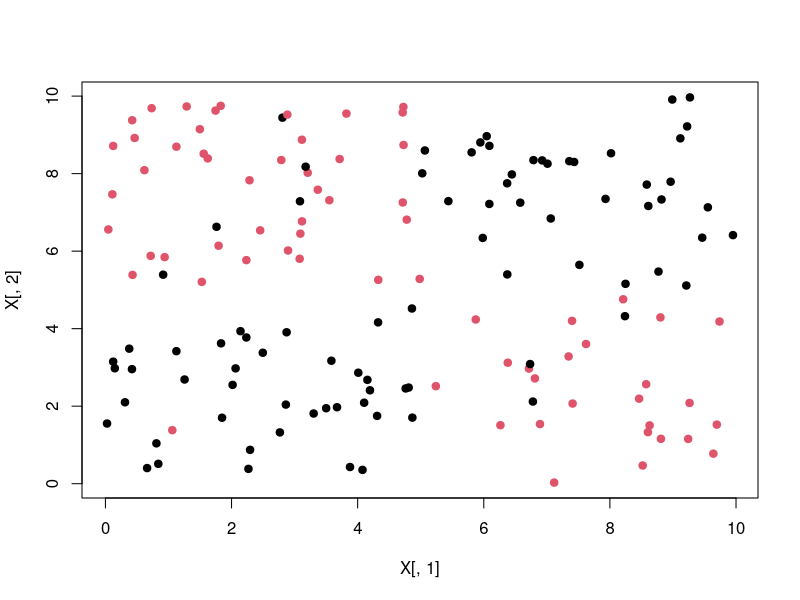
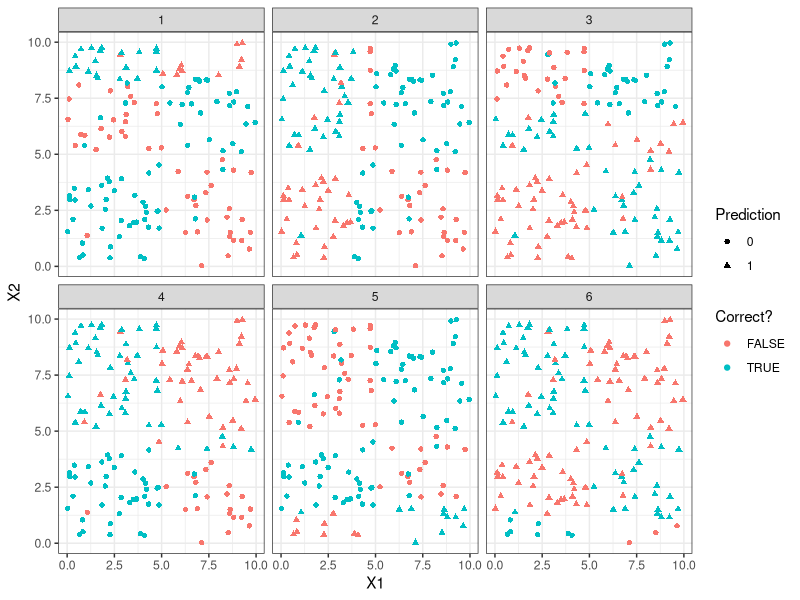
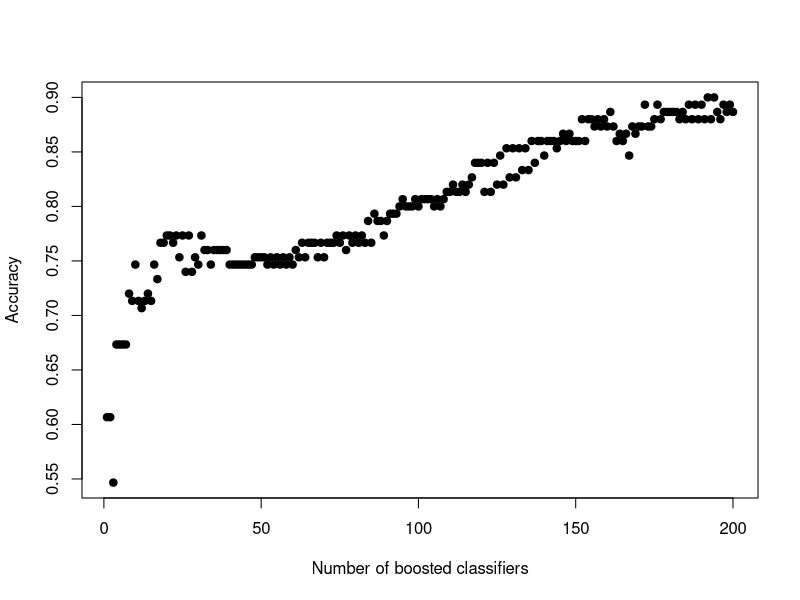
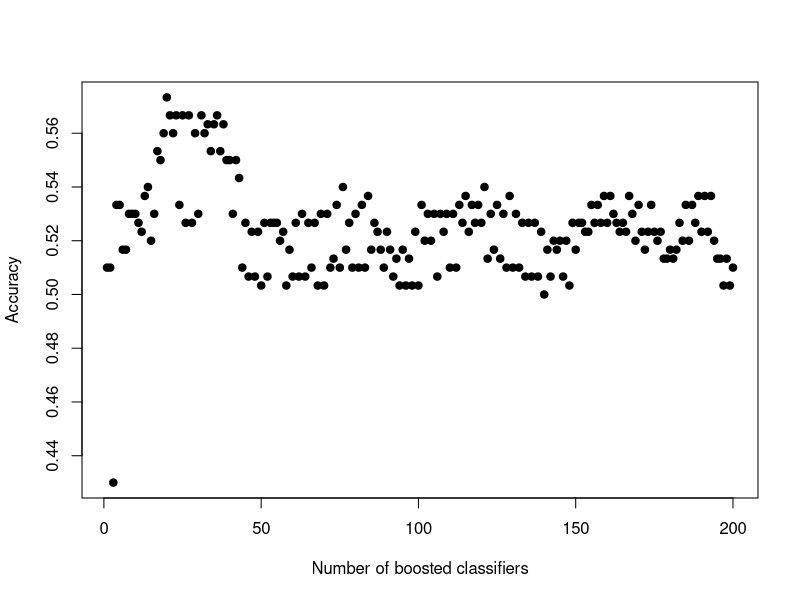

Generate these figures, in order, with R:
## ---- chunk 1
knitr::opts_chunk$set(echo = TRUE)
## ---- chunk 2
misclass_error <- function(observed, predicted, weights) {
  sum(weights * ifelse(observed == predicted, 0, 1))
}
## ---- chunk 3
## Ignore the details of this code! It just finds the split with the best misclassification error.
best_split <- function(X, Y, weights) {
  best_col <- 1
  best_split <- NA
  best_error <- Inf
  best_left_predict <- 0
  best_right_predict <- 0
  
  for (col in 1:ncol(X)) {
    for (val in unique(X[, col])) {
      left_idxs <- X[, col] < val
      
      if (sum(left_idxs) == 0 || sum(left_idxs) == nrow(X)) {
        ## This would put 0 data points on one side and all on the other;
        ## skip this option.
        next
      }
      
      left_ys <- Y[left_idxs]
      left_weights <- weights[left_idxs]
      right_ys <- Y[!left_idxs]
      right_weights <- weights[!left_idxs]
      
      left_predict <- if (sum(left_ys * left_weights) > 0.5 * sum(left_weights)) { 1 } else { 0 }
      right_predict <- if (sum(right_ys * right_weights) > 0.5 * sum(right_weights)) { 1 } else { 0 }
      
      this_error <- (misclass_error(left_ys, left_predict, left_weights) +
                       misclass_error(right_ys, right_predict, right_weights))
      
      if (this_error < best_error) {
        best_error <- this_error
        best_col <- col
        best_split <- val
        best_left_predict <- left_predict
        best_right_predict <- right_predict
      }
    }
  }
  
  return(list(split=best_split, col=best_col, left_predict=best_left_predict,
              right_predict=best_right_predict, error=best_error))
}
## ---- chunk 4
stump_predictor <- function(X, Y, weights=rep(1, length(Y))) {
  best <- best_split(X, Y, weights)
  
  return(function(new_X) {
    predictions <- numeric(nrow(new_X))
    
    for (row in 1:nrow(new_X)) {
      predictions[row] <- if (new_X[row, best$col] < best$split) { 
        best$left_predict
      } else {
        best$right_predict
      }
    }
    return(predictions)
  })
}
## ---- chunk 5
make_data <- function(N=150) {
  X <- matrix(runif(2 * N, min=0, max=10), nrow=N, ncol=2)
  Y <- ifelse((X[, 1] < 5 & X[, 2] < 5) | (X[, 1] > 5 & X[, 2] > 5), rbinom(N, 1, 0.1), rbinom(N, 1, 0.9))
  
  stopifnot(nrow(X) == length(Y)) # sanity check!
  return(list(X=X, Y=Y))
}

d <- make_data()
X <- d$X
Y <- d$Y

## ---- chunk 6
plot(X[, 1], X[, 2], col=1+Y, pch=19)
## ---- chunk 7
boosted_classifiers <- function(X, Y, iterations=100) {
  N <- nrow(X)
  weights <- rep(1/N, N)
  
  classifiers <- list()
  alphas <- numeric(0)

  for (it in 1:iterations) {
    classifier <- stump_predictor(X, Y, weights)

    correct <- classifier(X) == Y
    err <- sum(weights * ifelse(correct, 0, 1)) # this is positive or zero
    
    if (err >= 0.5) {
      ## Failed in producing better-than-chance weighted error.
      ## Stop the boosting.
      break
    }
    
    alphas <- c(alphas, log((1 - err) / err)/ 2) # if 1 - err is greater than err, log is positive
    
    weights <- weights * exp(alphas[it] * ifelse(correct, -1, 1))
    weights <- weights / sum(weights)
    
    classifiers <- c(classifiers, classifier)
  }
  
  return(list(classifiers=classifiers, alpha=alphas))
}
## ---- chunk 8
boosted_predictions <- function(boosted, new_X, M=length(boosted$classifiers)) {
  N <- nrow(new_X)
  
  predictions <- matrix(NA, nrow=N, ncol=M)
  
  classifiers <- boosted$classifiers
  alpha <- boosted$alpha[1:M]
  
  for (classifier in 1:M) {
    ## We center the outputs to be between -0.5 and 0.5. That way we can scale
    ## everything by alpha and then just see if the sum is greater or less than 0.
    predictions[, classifier] <- classifiers[[classifier]](new_X) - 0.5
  }
  
  rows <- numeric(N)
  for (row in 1:N) {
    rows[row] <- if(sum(predictions[row, ] * alpha) >= 0) { 1 } else { 0 }
  }
  
  return(rows)
}
## ---- chunk 9
boosted <- boosted_classifiers(X, Y, iterations=200)

predictions <- boosted_predictions(boosted, X)
## ---- chunk 10
## TODO You fill this in!
length(Y[Y==0])
length(Y[Y==1])/length(Y) #0.51 
error <- 1-length(Y[Y==predictions])/length(Y)
error
## ---- chunk 11
suppressMessages(library(ggplot2))
library(gridExtra)

plot_predictions <- function(X, Y, boosted, steps=seq(1, length(boosted$alpha))) {
  
  results <- data.frame(X1=numeric(0), X2=numeric(0), Y=numeric(0), predicted=numeric(0), correct=logical(0), step=numeric(0))
  for (step in steps) {
    predictor <- boosted$classifiers[[step]]
    predictions <- predictor(X)
    
    results <- rbind(results,
                     data.frame(X1=X[, 1], X2=X[, 2], Y=Y, predicted=predictions, 
                        correct=(predictions == Y), step=step))
  }
  
  ggplot(results, aes(x=X1, y=X2, color=correct, shape=factor(predicted))) +
    geom_point() + theme_bw() + facet_wrap(vars(step)) +
    labs(color="Correct?", shape="Prediction")
}
## ---- chunk 12
plot_predictions(X, Y, boosted, 1:6)
## ---- chunk 13
plot_accuracy <- function(boosted, X, Y) {
  num_classifiers <- length(boosted$alpha)
  
  accuracies <- numeric(num_classifiers)
  
  for (i in 1:num_classifiers) {
    accuracies[i] <- mean(boosted_predictions(boosted, X, i) ==
                            Y)
  }
  
  plot(1:num_classifiers, accuracies,
       xlab="Number of boosted classifiers", ylab="Accuracy", pch=19)
}
## ---- chunk 14
plot_accuracy(boosted, X, Y)
## ---- chunk 15
## TODO You fill in!
new <- make_data(300)

new_boosted <- boosted_classifiers(new$X, new$Y, iterations=200)
plot_accuracy(boosted, new$X, new$Y)
